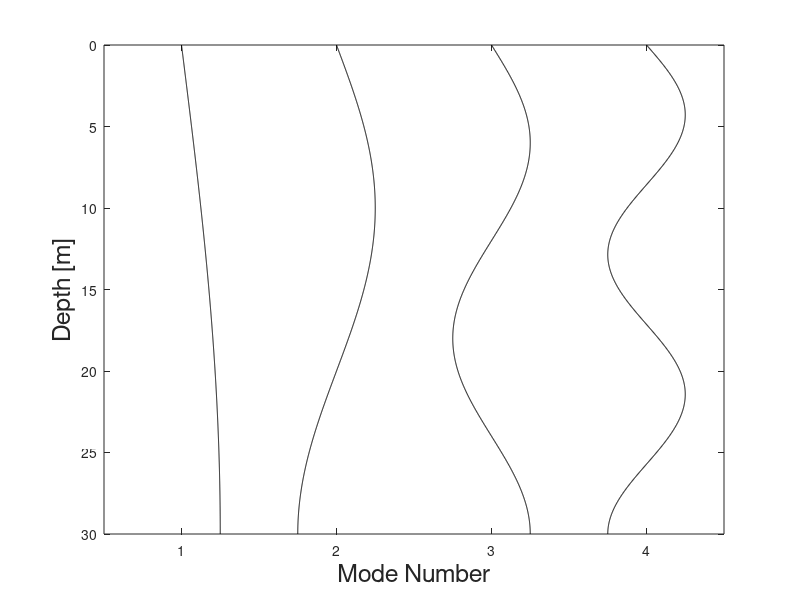

Here is the MATLAB script that generated this plot:
%**************************************************************************
%
% ME-6761 Final Project, Problem 1d
%
%   Plotting mode shapes for 2D waveguide.
%
%     Scott Schoen Jr 20161114
%
%**************************************************************************

clear all
close all
clc

% Channel paramters
H = 30; % [m]
f = 100; % [Hz]
c = 1500; % [m/s]

% Compute first few mode shapes
numModes = 4;
k = 2.*pi.*f./c;

% Create figure
figure()
hold all;
box on;
buffer = 4;
xlim( [ buffer./2, (numModes + 0.5).*buffer ] );
xTicks = zeros(1, numModes);

% Plot each mode
for modeCount = 1:numModes

    % Compute wavenumber
    ky = (modeCount - 0.5).*pi./H;
    
    % Create depth vector
    y = linspace( 0, H, 1000 ); % [m]
    
    % Create the mode shape
    psi = sin( ky.*y );
    
    % Plot
    plot( psi + buffer.*modeCount, y, 'k' );
    
    % Create vector to hold tick positions
    xTicks( modeCount ) = buffer.*modeCount;
    xTicksLabels{ modeCount } = num2str( modeCount );
    
end

% Format plot
xlabel('Mode Number', 'FontSize', 18);
ylabel('Depth [m]', 'FontSize', 18);
set( gca, ...
    'YDir', 'Reverse', ...
    'XTick', xTicks, ...
    'XTickLabel', xTicksLabels ...
    );